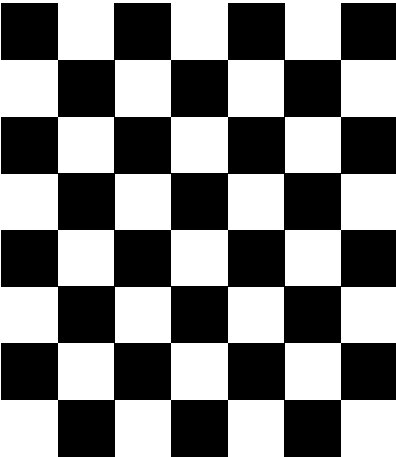
#> input picture Code Executables/Ex 3/images/img1.jpg, 396 x 457 px; its folder holds only this picture in this run
$ jupyter execute calibration.ipynb
#> lines starting #> are read from the running program, lines starting #| are printed output that depends on the picture; after the words box and inside, x2 and y2 are one past the last pixel; in counts of white or black regions, pixels touching at a corner belong together
[cell 1]
import cv2
import numpy as np
import glob
import matplotlib.pyplot as plt

[cell 2]
checkerboard = (7,6)

[cell 3]
# Prepare object points
objp = np.zeros((checkerboard[0]*checkerboard[1],3), np.float32)
objp[:,:2] = np.mgrid[0:checkerboard[0],0:checkerboard[1]].T.reshape(-1,2)

[cell 4]
objpoints = []
imgpoints = []

[cell 5]
images = glob.glob('images/*.jpg')

[cell 6]
for fname in images:

    img = cv2.imread(fname)
#> img is the input picture: shape (457, 396, 3); min 0, max 255, mean 127.5
    gray = cv2.cvtColor(img, cv2.COLOR_BGR2GRAY)

    ret, corners = cv2.findChessboardCorners(gray, checkerboard, None)
#> ret = True; corners = 42 rows, first 8: [340.5, 59.5], [340.5, 116.5], [340.5, 172.9], [340.5, 229.5], [340.5, 285.9], [340.5, 342.5], [340.5, 399.5], [284, 59.49]

    if ret:
        objpoints.append(objp)
        imgpoints.append(corners)

        # Draw corners
        cv2.drawChessboardCorners(img, checkerboard, corners, ret)
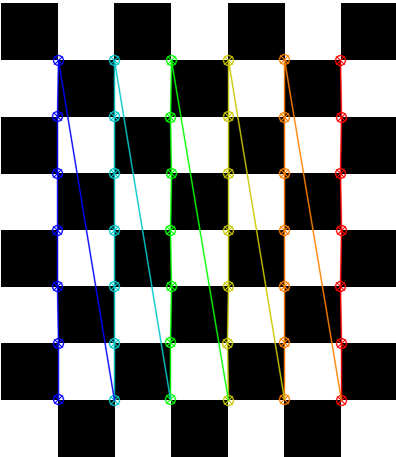
#> img: shape (457, 396, 3); 8.08% of pixels changed, all inside (x1, y1, x2, y2) = (51, 53, 348, 407)

        # Convert BGR → RGB for matplotlib
        img_rgb = cv2.cvtColor(img, cv2.COLOR_BGR2RGB)

        # Display image in Jupyter
        plt.figure(figsize=(5,5))
        plt.imshow(img_rgb)
        plt.title(f"Corners detected: {fname}")
        plt.axis("off")
        plt.show()

[cell 7]
# Perform calibration
if len(objpoints) > 0:

    ret, mtx, dist, rvecs, tvecs = cv2.calibrateCamera(
        objpoints, imgpoints, gray.shape[::-1], None, None
    )
#> ret = 0.2; mtx = [[51494.6, 0, 197.1], [0, 51229.1, 228], [0, 0, 1]]; dist = [[99.34, 0.00216, -0.0153, 0.0347, 4.14e-08]]; rvecs = ([-0.0761, -0.0781, 1.57],); tvecs = ([2.52, -2.97, 906.3],)

    print("Camera Matrix:\n", mtx)
#| Camera Matrix:
#|  [[5.14946214e+04 0.00000000e+00 1.97148919e+02]
#|  [0.00000000e+00 5.12291405e+04 2.27981295e+02]
#|  [0.00000000e+00 0.00000000e+00 1.00000000e+00]]
    print("\nDistortion Coefficients:\n", dist)
#| Distortion Coefficients:
#|  [[ 9.93444447e+01  2.15921373e-03 -1.52549434e-02  3.47277582e-02
#|    4.14240967e-08]]

else:
    print("No checkerboard corners detected!")
